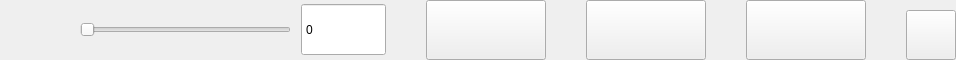
       <widget class="QGroupBox" name="groupBoxControls">
        <property name="enabled">
         <bool>true</bool>
        </property>
        <property name="sizePolicy">
         <sizepolicy hsizetype="Fixed" vsizetype="Fixed">
          <horstretch>0</horstretch>
          <verstretch>0</verstretch>
         </sizepolicy>
        </property>
        <property name="minimumSize">
         <size>
          <width>800</width>
          <height>60</height>
         </size>
        </property>
        <property name="maximumSize">
         <size>
          <width>1980</width>
          <height>60</height>
         </size>
        </property>
        <property name="styleSheet">
         <string notr="true">QGroupBox {border-style:none;}</string>
        </property>
        <property name="title">
         <string />
        </property>
        <layout class="QGridLayout" name="gridLayout_2">
         <property name="leftMargin">
          <number>0</number>
         </property>
         <property name="topMargin">
          <number>0</number>
         </property>
         <property name="rightMargin">
          <number>0</number>
         </property>
         <property name="bottomMargin">
          <number>0</number>
         </property>
         <property name="spacing">
          <number>0</number>
         </property>
         <item row="0" column="10">
          <spacer name="horizontalSpacer_9">
           <property name="orientation">
            <enum>Qt::Horizontal</enum>
           </property>
           <property name="sizeHint" stdset="0">
            <size>
             <width>40</width>
             <height>20</height>
            </size>
           </property>
          </spacer>
         </item>
         <item row="0" column="0">
          <layout class="QVBoxLayout" name="verticalLayout_4">
           <property name="spacing">
            <number>0</number>
           </property>
           <item>
            <widget class="QPushButton" name="tabsButton">
             <property name="minimumSize">
              <size>
               <width>60</width>
               <height>60</height>
              </size>
             </property>
             <property name="maximumSize">
              <size>
               <width>60</width>
               <height>60</height>
              </size>
             </property>
             <property name="focusPolicy">
              <enum>Qt::NoFocus</enum>
             </property>
             <property name="styleSheet">
              <string notr="true">QPushButton { border:none; background-image: url(":/gfx/tab-new-background.png"); background-repeat: no-repeat; background-position: center center;}</string>
             </property>
             <property name="iconSize">
              <size>
               <width>48</width>
               <height>48</height>
              </size>
             </property>
            </widget>
           </item>
          </layout>
         </item>
         <item row="0" column="4">
          <spacer name="horizontalSpacer_3">
           <property name="orientation">
            <enum>Qt::Horizontal</enum>
           </property>
           <property name="sizeType">
            <enum>QSizePolicy::Fixed</enum>
           </property>
           <property name="sizeHint" stdset="0">
            <size>
             <width>10</width>
             <height>20</height>
            </size>
           </property>
          </spacer>
         </item>
         <item row="0" column="8">
          <spacer name="horizontalSpacer_4">
           <property name="orientation">
            <enum>Qt::Horizontal</enum>
           </property>
           <property name="sizeHint" stdset="0">
            <size>
             <width>40</width>
             <height>20</height>
            </size>
           </property>
          </spacer>
         </item>
         <item row="0" column="1">
          <spacer name="horizontalSpacer">
           <property name="orientation">
            <enum>Qt::Horizontal</enum>
           </property>
           <property name="sizeType">
            <enum>QSizePolicy::Fixed</enum>
           </property>
           <property name="sizeHint" stdset="0">
            <size>
             <width>20</width>
             <height>57</height>
            </size>
           </property>
          </spacer>
         </item>
         <item row="0" column="7">
          <widget class="MyActionButton" name="pushButton_BetRaise">
           <property name="sizePolicy">
            <sizepolicy hsizetype="Fixed" vsizetype="Fixed">
             <horstretch>0</horstretch>
             <verstretch>0</verstretch>
            </sizepolicy>
           </property>
           <property name="minimumSize">
            <size>
             <width>120</width>
             <height>60</height>
            </size>
           </property>
           <property name="maximumSize">
            <size>
             <width>120</width>
             <height>60</height>
            </size>
           </property>
           <property name="focusPolicy">
            <enum>Qt::NoFocus</enum>
           </property>
          </widget>
         </item>
         <item row="0" column="11">
          <widget class="MyActionButton" name="pushButton_Fold">
           <property name="sizePolicy">
            <sizepolicy hsizetype="Fixed" vsizetype="Fixed">
             <horstretch>0</horstretch>
             <verstretch>0</verstretch>
            </sizepolicy>
           </property>
           <property name="minimumSize">
            <size>
             <width>120</width>
             <height>60</height>
            </size>
           </property>
           <property name="maximumSize">
            <size>
             <width>120</width>
             <height>60</height>
            </size>
           </property>
           <property name="focusPolicy">
            <enum>Qt::NoFocus</enum>
           </property>
          </widget>
         </item>
         <item row="0" column="13">
          <layout class="QVBoxLayout" name="verticalLayout">
           <property name="spacing">
            <number>0</number>
           </property>
           <item>
            <spacer name="verticalSpacer">
             <property name="orientation">
              <enum>Qt::Vertical</enum>
             </property>
             <property name="sizeHint" stdset="0">
              <size>
               <width>20</width>
               <height>40</height>
              </size>
             </property>
            </spacer>
           </item>
           <item>
            <widget class="QPushButton" name="fullscreenButton">
             <property name="minimumSize">
              <size>
               <width>50</width>
               <height>50</height>
              </size>
             </property>
             <property name="maximumSize">
              <size>
               <width>50</width>
               <height>50</height>
              </size>
             </property>
             <property name="toolTip">
              <string>Fullscreen</string>
             </property>
             <property name="text">
              <string />
             </property>
             <property name="icon">
              <iconset resource="../resources/pokerth.qrc">
               <normaloff>:/gfx/view-fullscreen_50x50.png</normaloff>:/gfx/view-fullscreen_50x50.png</iconset>
             </property>
             <property name="iconSize">
              <size>
               <width>50</width>
               <height>50</height>
              </size>
             </property>
            </widget>
           </item>
          </layout>
         </item>
         <item row="0" column="9">
          <widget class="MyActionButton" name="pushButton_CallCheck">
           <property name="sizePolicy">
            <sizepolicy hsizetype="Fixed" vsizetype="Fixed">
             <horstretch>0</horstretch>
             <verstretch>0</verstretch>
            </sizepolicy>
           </property>
           <property name="minimumSize">
            <size>
             <width>120</width>
             <height>60</height>
            </size>
           </property>
           <property name="maximumSize">
            <size>
             <width>120</width>
             <height>60</height>
            </size>
           </property>
           <property name="focusPolicy">
            <enum>Qt::NoFocus</enum>
           </property>
          </widget>
         </item>
         <item row="0" column="12">
          <spacer name="horizontalSpacer_10">
           <property name="orientation">
            <enum>Qt::Horizontal</enum>
           </property>
           <property name="sizeHint" stdset="0">
            <size>
             <width>40</width>
             <height>20</height>
            </size>
           </property>
          </spacer>
         </item>
         <item row="0" column="5">
          <widget class="QSpinBox" name="spinBox_betValue">
           <property name="minimumSize">
            <size>
             <width>85</width>
             <height>53</height>
            </size>
           </property>
           <property name="maximumSize">
            <size>
             <width>85</width>
             <height>53</height>
            </size>
           </property>
           <property name="buttonSymbols">
            <enum>QAbstractSpinBox::NoButtons</enum>
           </property>
           <property name="accelerated">
            <bool>true</bool>
           </property>
           <property name="correctionMode">
            <enum>QAbstractSpinBox::CorrectToNearestValue</enum>
           </property>
           <property name="maximum">
            <number>99999999</number>
           </property>
           <property name="singleStep">
            <number>5</number>
           </property>
          </widget>
         </item>
         <item row="0" column="6">
          <spacer name="horizontalSpacer_5">
           <property name="orientation">
            <enum>Qt::Horizontal</enum>
           </property>
           <property name="sizeHint" stdset="0">
            <size>
             <width>40</width>
             <height>20</height>
            </size>
           </property>
          </spacer>
         </item>
         <item row="0" column="3">
          <widget class="Slider" name="horizontalSlider_bet">
           <property name="sizePolicy">
            <sizepolicy hsizetype="MinimumExpanding" vsizetype="Fixed">
             <horstretch>0</horstretch>
             <verstretch>0</verstretch>
            </sizepolicy>
           </property>
           <property name="minimumSize">
            <size>
             <width>211</width>
             <height>60</height>
            </size>
           </property>
           <property name="maximumSize">
            <size>
             <width>300</width>
             <height>60</height>
            </size>
           </property>
           <property name="focusPolicy">
            <enum>Qt::NoFocus</enum>
           </property>
           <property name="maximum">
            <number>9999999</number>
           </property>
           <property name="singleStep">
            <number>10</number>
           </property>
           <property name="orientation">
            <enum>Qt::Horizontal</enum>
           </property>
          </widget>
         </item>
         <item row="0" column="2">
          <widget class="MyActionButton" name="pushButton_AllIn">
           <property name="minimumSize">
            <size>
             <width>0</width>
             <height>0</height>
            </size>
           </property>
           <property name="maximumSize">
            <size>
             <width>0</width>
             <height>0</height>
            </size>
           </property>
           <property name="focusPolicy">
            <enum>Qt::NoFocus</enum>
           </property>
          </widget>
         </item>
        </layout>
       </widget>
